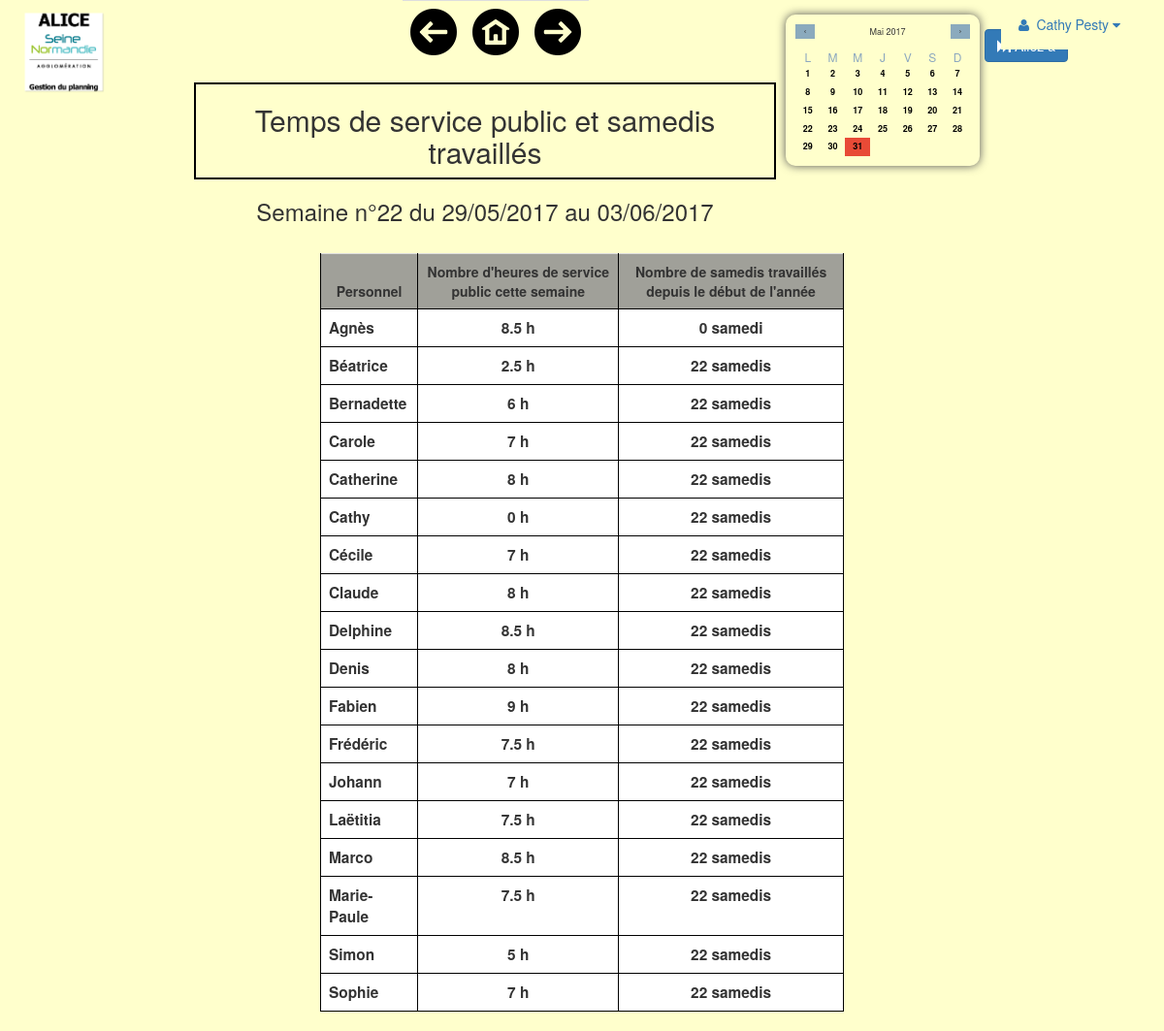
The page /vues/decomptes.php (signed in) on the database its author committed.
### tables this page shows
CREATE TABLE IF NOT EXISTS `agent` (
  `idAgent` TINYINT(2) UNIQUE NOT NULL,
  `nom` VARCHAR(20),
  `prenom` VARCHAR(20),
  `login` VARCHAR(20),
  `mdp` VARCHAR(20),
  `statut` CHAR(1),
  `idBiblio` CHAR(1),
  PRIMARY KEY (`idAgent`));

### include/alice_fonctions.php (called while the page is built, shortened)
<?php
function convertDateUsFr($uneDate) {
    $uneDate = strftime('%d/%m/%Y', strtotime($uneDate));
    return $uneDate;
}
function datesJourSemaine($week, $year) {
    $tabDatesJoursSemaines = array();
    $firstDayInYear = date("N", mktime(0, 0, 0, 1, 1, $year));
    if ($firstDayInYear < 5)
        $shift = -($firstDayInYear - 1) * 86400;
    else
        $shift = (8 - $firstDayInYear) * 86400;
    if ($week > 1)
        $weekInSeconds = ($week - 1) * 604800;
    else
        $weekInSeconds = 0;
    for ($i = 0; $i <= 6; $i++) {
        $timestamp = mktime(0, 0, 0, 1, $i, $year) + $weekInSeconds + $shift;
        $tabDatesJoursSemaines[$i] = date("Y-m-d", $timestamp);
    }
    return $tabDatesJoursSemaines;
}
function convertTimeStringToNumber($timeString) {
    $timeNumber = floatval(substr($timeString, 0, 5));
    if (substr($timeString, 3, 2) == "30") {
        $timeNumber += 0.5;
    }
    return $timeNumber;
}

### class/PlanStd.php (called while the page is built, shortened)
<?php
class PlanStd {
    public function selectPlanStdDecSp() {
        $dao = new Dao();
        $sql = "SELECT a.idAgent, idJour, plan.idPoste, poste.idGroupe, plan.horaireDeb, plan.horaireFin
                FROM agent as a
                JOIN planstd as plan
                JOIN poste as poste
                ON a.idAgent = plan.idAgent
                AND plan.idPoste = poste.idPoste
                WHERE a.statut != 'I' AND poste.idGroupe=1 OR poste.idGroupe=2
                ORDER BY plan.idJour, plan.horaireDeb";
        $resu = $dao->executeRequete($sql);
        $ligne = $resu->fetchall(PDO::FETCH_ASSOC);
        return $ligne;
    }
    public function selectPlanStdSamedi() {
        $dao = new Dao();
        $sql = "SELECT DISTINCT plan.idAgent, p.idGroupe
                FROM planstd as plan
                JOIN agent as a ON plan.idAgent = a.idAgent
                JOIN poste as p ON plan.idPoste = p.idPoste
                JOIN groupe as g ON p.idGroupe = g.idGroupe
                WHERE a.statut != 'I' AND plan.idJour=6 AND g.idGroupe !=4
                ORDER BY plan.idAgent";
        $resu = $dao->executeRequete($sql);
        $ligne = $resu->fetchall(PDO::FETCH_ASSOC);
        return $ligne;
    }
}

### include/alice_dao.inc.php (called while the page is built, shortened)
<?php
class Dao {
    private $maConnexion;
    public function __construct() {
        $database = new Database;
        $db = $database->connect();
        $this->maConnexion = $db;
    }
    public function executeRequete($sql) {
        try {
            $resu = $this->maConnexion->prepare($sql);
            $resu->execute();
            return $resu;
        } catch (PDOException $exception) {
            echo "Erreur de connexion avec la BDD :" . $exception->getMessage();
        }
    }
}

### class/Horaire.php (called while the page is built, shortened)
<?php
class Horaire {
    public function selectHoraire() {
        $dao = new Dao();
        $sql = "SELECT * FROM horaire";
        $resu = $dao->executeRequete($sql);
        $ligne = $resu->fetchall(PDO::FETCH_ASSOC);
        return $ligne;
    }
}

### class/Agent.php (called while the page is built, shortened)
<?php
class Agent {
    public function selectIdPrenomAgent() {
        $dao = new Dao();
        $sql = "SELECT idAgent, prenom FROM agent";
        $resu = $dao->executeRequete($sql);
        $ligne = $resu->fetchall(PDO::FETCH_ASSOC);
        return $ligne;
    }
}

### vues/decomptes.php (the view, shortened to what this page needs)
<?php
require_once('../class/Agent.php');
require_once('../class/PlanStd.php');
require_once('../class/Horaire.php');
require_once('../include/alice_dao.inc.php');
require_once('../include/alice_fonctions.php');
?>
<?php
include("../include/doctype.php");
$tabDatesJoursSemaines = datesJourSemaine($_SESSION['weekNumber'], $_SESSION['year']);
$oPlanStd = new PlanStd();
$tabPlanStd = $oPlanStd->selectPlanStdDecSp();
$oHoraire = new Horaire();
$tabHoraires = $oHoraire->selectHoraire();
$tabDecHeureSp = array(array("idAgent" => " ", "nbHeureSp" => " "));
foreach ($tabPlanStd as $key1 => $value1) {
    foreach ($tabHoraires as $key3 => $value3) {
        if ($tabPlanStd[$key1]['horaireDeb'] == $tabHoraires[$key3]['idHoraire']) {
            $tabPlanStd[$key1]['horaireDeb'] = convertTimeStringToNumber($tabHoraires[$key3]['libHoraire']);
        }
        if ($tabPlanStd[$key1]['horaireFin'] == $tabHoraires[$key3]['idHoraire']) {
            $tabPlanStd[$key1]['horaireFin'] = convertTimeStringToNumber($tabHoraires[$key3]['libHoraire']);
        }
    }
    $nbHeureSp = $tabPlanStd[$key1]['horaireFin'] - $tabPlanStd[$key1]['horaireDeb'];
    if ($tabPlanStd[$key1]['idPoste'] == "17" && $tabPlanStd[$key1]['horaireFin'] == 18.5) {
        $nbHeureSp -= 0.5;
    }
    $compteur = 0;
    foreach ($tabDecHeureSp as $key2 => $value2) {
        if (empty(array_search($tabPlanStd[$key1]['idAgent'], array_column($tabDecHeureSp, 'idAgent'))) && ($key1 == $key2 ||
                !isset($tabDecHeureSp[$key1 + 1]))
        ) {
            $compteur++;
        }
        if ($tabDecHeureSp[$key2]['idAgent'] == $tabPlanStd[$key1]['idAgent']) {
            $tabDecHeureSp[$key2]['nbHeureSp'] += $nbHeureSp;
            $compteur--;
        }
    }
    if ($compteur == count($tabDecHeureSp)) {
        $tabDecHeureSp[$key1]['idAgent'] = $tabPlanStd[$key1]['idAgent'];
        $tabDecHeureSp[$key1]['nbHeureSp'] = $nbHeureSp;
    }
}
$nbSamediFerie = 0;
$oPlanStdSamedi = new PlanStd();
$tabPlanStdSamedi = $oPlanStdSamedi->selectPlanStdSamedi();
if (!empty($tabPlanStdSamedi)) {
    foreach ($tabPlanStdSamedi as $key1 => $value1) {
        foreach ($tabPlanStdSamedi as $key2 => $value2) {
            if (isset($tabPlanStdSamedi[$key2]) && isset($tabPlanStdSamedi[$key1]) &&
                $key2 != $key1 && $tabPlanStdSamedi[$key1]['idAgent'] == $tabPlanStdSamedi[$key2]['idAgent']
            ) {
                unset($tabPlanStdSamedi[$key2]);
            }
        }
    }
}
$i = 0;
foreach ($tabPlanStdSamedi as $key => $value) {
    $tabSamediAgent[$i]['idAgent'] = $tabPlanStdSamedi[$key]['idAgent'];
    $tabSamediAgent[$i]['nbSamedi'] = $_SESSION['weekNumber'] - $nbSamediFerie;
    $i++;
}
$i = 0;
foreach ($tabDecHeureSp as $key => $value) {
    $tabDecTotal[$i]['prenom'] = "";
    $tabDecTotal[$i]['idAgent'] = $tabDecHeureSp[$key]['idAgent'];
    $tabDecTotal[$i]['nbHeureSp'] = $tabDecHeureSp[$key]['nbHeureSp'];
    $tabDecTotal[$i]['nbSamedi'] = 0;
    $i++;
}
$i = count($tabDecTotal);
foreach ($tabSamediAgent as $key1 => $value1) {
    $compteur = 0;
    foreach ($tabDecTotal as $key2 => $value2) {
        if ($tabSamediAgent[$key1]['idAgent'] == $tabDecTotal[$key2]['idAgent']) {
            $tabDecTotal[$key2]['nbSamedi'] = $tabSamediAgent[$key1]['nbSamedi'];
        } else {
            $compteur++;
        }
    }
    if ($compteur == count($tabDecTotal)) {
        $tabDecTotal[$i]['prenom'] = "";
        $tabDecTotal[$i]['idAgent'] = $tabSamediAgent[$key1]['idAgent'];
        $tabDecTotal[$i]['nbHeureSp'] = 0;
        $tabDecTotal[$i]['nbSamedi'] = $tabSamediAgent[$key1]['nbSamedi'];
        $i++;
    }
}
$oAgent = new Agent();
$tabAgent = $oAgent->selectIdPrenomAgent();
foreach ($tabDecTotal as $key1 => $value1) {
    foreach ($tabAgent as $key2 => $value2) {
        if ($tabDecTotal[$key1]['idAgent'] == $tabAgent[$key2]['idAgent']) {
            $tabDecTotal[$key1]['prenom'] = $tabAgent[$key2]['prenom'];
        }
    }
}
usort($tabDecTotal, "comparePrenom");
?>
<body class="background-color-admin">
<div class="col-md-6">
    <div class="row">
        <div class="col-md-offset-4 col-md-4">
            <table class="table">
                <tr>
                    <td>
                        <form action="" method="post">
                            <input type="submit" value=" " name="precedente" class="leftArrow">
                        </form>
                    </td>
                    <td>
                        <form action="" method="post">
                            <input type="submit" value=" " name="home" class="house">
                        </form>
                    </td>
                    <td>
                        <form action="" method="post">
                            <input type="submit" value=" " name="suivante" class="rightArrow">
                        </form>
                    </td>
                </tr>
            </table>
        </div>
    </div>
    <div class="row">
        <div class="center-block border-table">
            <h2>Temps de service public et samedis travaillés</h2>
        </div>
    </div>
    <div class="row">
        <div class="center-block">
            <h3>
                <?php
                if ($_SESSION['weekNumber'] < 10) {
                    echo "Semaine n°" . "0" . $_SESSION['weekNumber'] . " du " . convertDateUsFr($tabDatesJoursSemaines[1]) . " au " . convertDateUsFr($tabDatesJoursSemaines[6]);
                } else {
                    echo "Semaine n°" . $_SESSION['weekNumber'] . " du " . convertDateUsFr($tabDatesJoursSemaines[1]) . " au " . convertDateUsFr($tabDatesJoursSemaines[6]);
                }
                ?>
            </h3>
        </div>
    </div>
</div>
<div class="col-md-3 no-margin">
    <div class="row">
        <div class="calendar-position pull-left">
            <div id="calendarMain" class="calendarMain"></div>
        </div>
        <div class="btn-calendar-position">
            <form action="mod_Plan_Reel.php" method="post">
                <button type="submit" class="btn btn-primary" name="btnCalendar">
                </button>
            </form>
        </div>
    </div>
</div>
<?php include("../include/header_admin.php"); ?>
<div class="container">
    <div class="col-lg-offset-3 col-lg-6 col-md-offset-3 col-md-7">
        <table class="table table-bordered" id="tableDec">
            <thead class="theadFH">
            <tr class="color-grey">
                <th class="thCentre">Personnel</th>
                <th class="thCentre">Nombre d'heures de service public cette semaine</th>
                <th class="thCentre">Nombre de samedis travaillés depuis le début de l'année</th>
            </tr>
            </thead>
            <br/>
            <tbody>
            <?php foreach ($tabDecTotal as $key => $value) {
                ?>
                <tr class="name-size-admin" style="background-color: white">
                    <td> <?php echo $tabDecTotal[$key]['prenom']; ?> </td>
                    <td class="thCentre"> <?php echo $tabDecTotal[$key]['nbHeureSp'] . " h"; ?> </td>
                    <td class="thCentre"> <?php
                        if ($tabDecTotal[$key]['nbSamedi'] <= 1) {
                            echo $tabDecTotal[$key]['nbSamedi'] . " samedi";
                        } else {
                            echo $tabDecTotal[$key]['nbSamedi'] . " samedis";
                        }
                        ?> </td>
                </tr>
            <?php } ?>
            </tbody>
        </table>
    </div>
</div>
</body>
</html>

### css/alice.css (style rules this page uses)
h2, h3, h4, p, .thCentre { text-align: center; }
.leftArrow { background: url(../images/back48x48.png); border: none; width: 48px; height: 48px; cursor: pointer; }
.rightArrow { background: url(../images/next48x48.png); border: none; width: 48px; height: 48px; cursor: pointer; }
.house { background: url(../images/house48x48.png); border: none; width: 48px; height: 48px; cursor: pointer; }
.color-grey { background-color: rgba(146, 146, 146, 0.87); }
.name-size-admin { font-size: 1.1em; font-weight: bold; }
.table-bordered > thead > tr > th, .table-bordered > tbody > tr > th, .table-bordered > tfoot > tr > th, .table-bordered > thead > tr > td, .table-bordered > tbody > tr > td, .table-bordered > tfoot > tr > td { border: 0.8px solid #000000; }
.border-table { border-bottom: 2px solid #000000; border-top: 2px solid #000000; border-right: 2px solid #000000; border-left: 2px solid #000000; }
.background-color-admin { background-color: #ffffcc; }
.calendar-position { position: relative; margin-top: 15px; margin-left: 10px; }
.btn-calendar-position { position: relative; margin-top: 30px; margin-left: 215px; margin-right: 0; }
.no-margin { margin-right: -160px; }

### css/calendrier.css (style rules this page uses)
.calendarMain { font-family: "Helvetica Neue", Helvetica, Geneva, sans-serif; text-align: left; }
.calendarMain:after { content: " "; display: block; clear: both; }

### rows shown on the page
agent: prenom "Agnès", nbHeureSp "8.5", nbSamedi "0"
agent: prenom "Béatrice", nbHeureSp "2.5", nbSamedi "22"
agent: prenom "Bernadette", nbHeureSp "6", nbSamedi "22"
agent: prenom "Carole", nbHeureSp "7", nbSamedi "22"
agent: prenom "Catherine", nbHeureSp "8", nbSamedi "22"
agent: prenom "Cathy", nbHeureSp "0", nbSamedi "22"
agent: prenom "Cécile", idAgent "7", nbSamedi "22"
agent: prenom "Claude", nbHeureSp "8", nbSamedi "22"
agent: prenom "Delphine", nbHeureSp "8.5", nbSamedi "22"
agent: prenom "Denis", nbHeureSp "8", nbSamedi "22"
agent: prenom "Fabien", nbHeureSp "9", nbSamedi "22"
agent: prenom "Frédéric", nbHeureSp "7.5", nbSamedi "22"
agent: prenom "Johann", nbHeureSp "7", nbSamedi "22"
agent: prenom "Laëtitia", nbHeureSp "7.5", nbSamedi "22"
agent: prenom "Marco", nbHeureSp "8.5", nbSamedi "22"
agent: prenom "Marie-Paule", nbHeureSp "7.5", nbSamedi "22"
agent: prenom "Simon", nbHeureSp "5", nbSamedi "22"
agent: prenom "Sophie", nbHeureSp "7", nbSamedi "22"

### other values the page prints
$_SESSION['weekNumber'] "22"
convertDateUsFr($tabDatesJoursSemaines[1]) "29/05/2017"
convertDateUsFr($tabDatesJoursSemaines[6]) "03/06/2017"
$_SESSION["prenom"] "Cathy"
$_SESSION["nom"] "Pesty"
